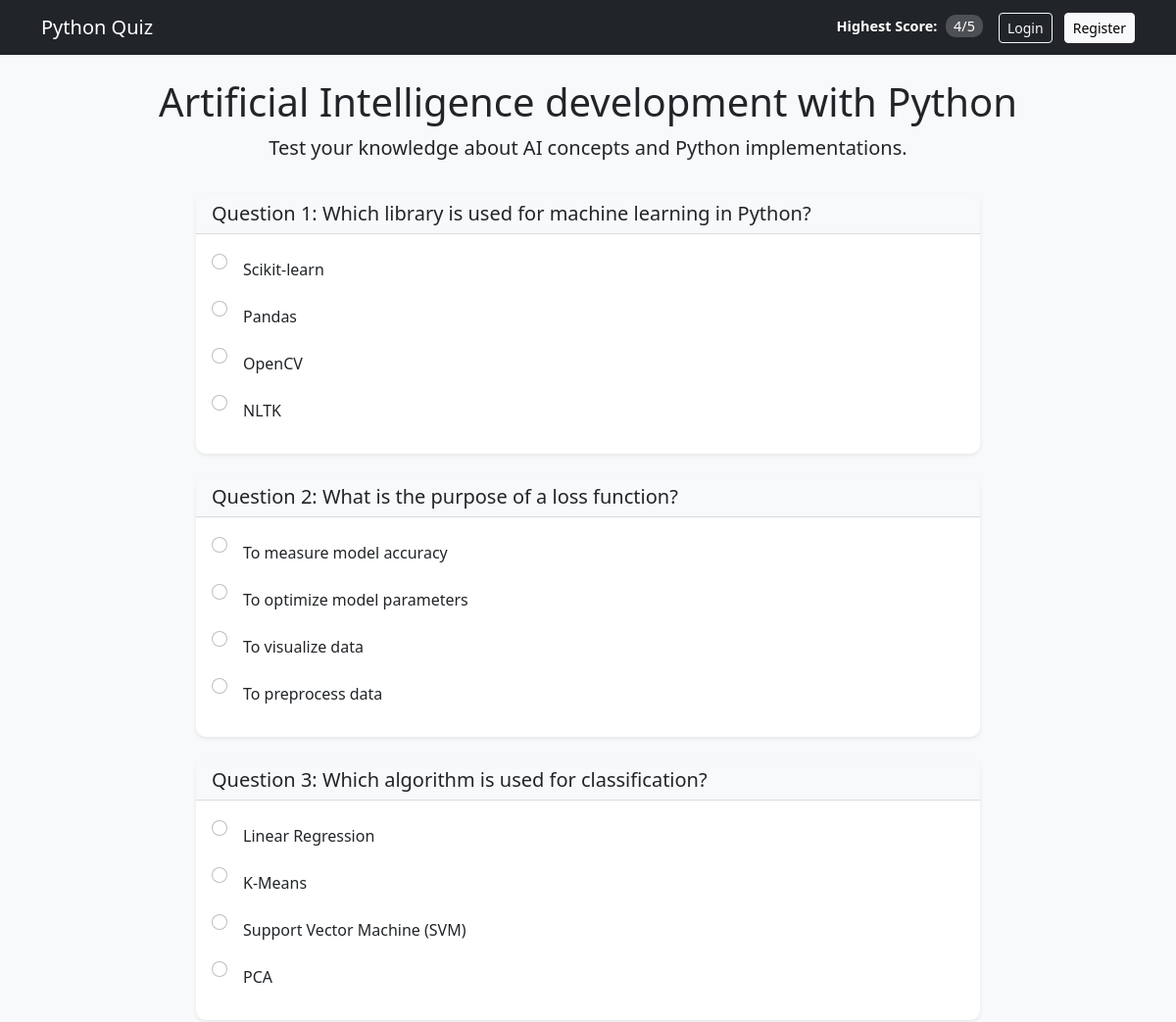
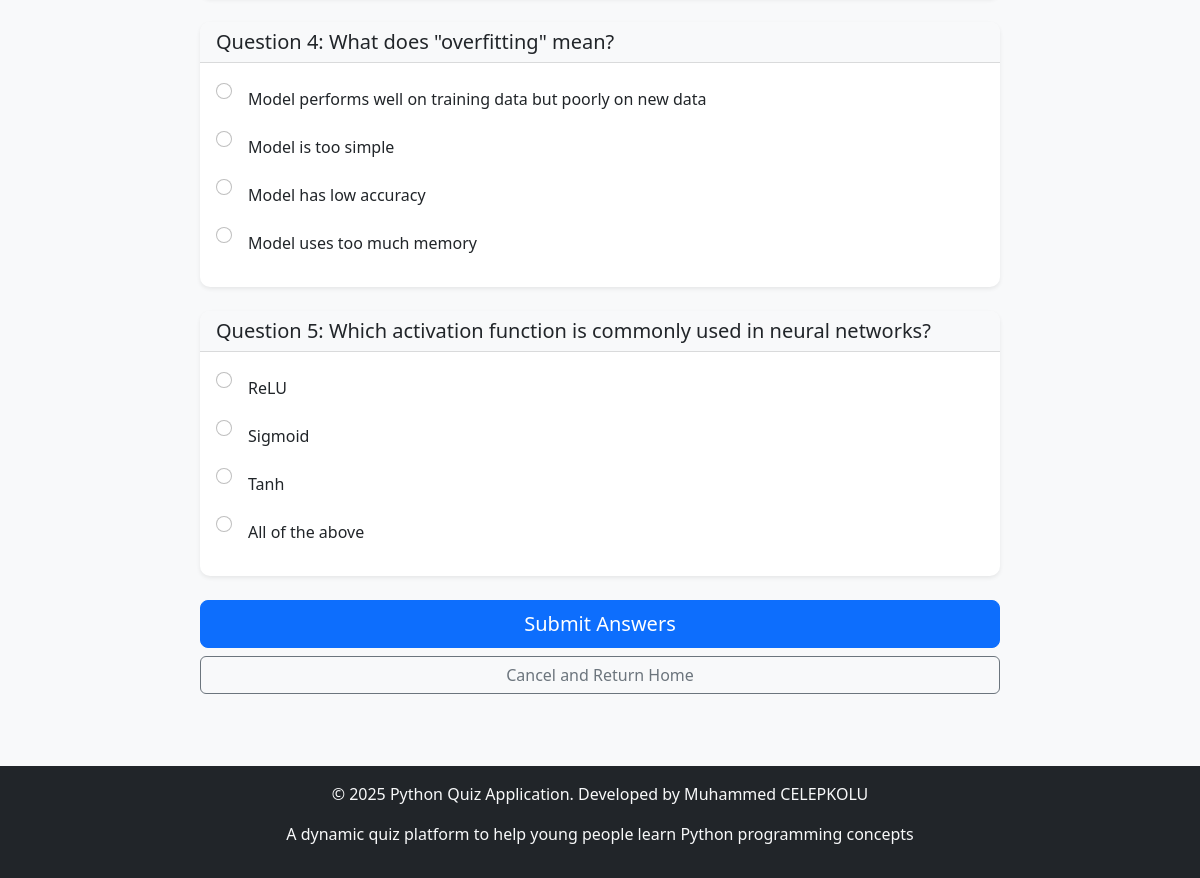
/quiz/3, run on the app's committed database (2 pictures, top to bottom).
### models.py (models this page shows, shortened)
class Score(db.Model):
    id = db.Column(db.Integer, primary_key=True)
    user_id = db.Column(db.Integer, db.ForeignKey('user.id'), nullable=False)
    quiz_id = db.Column(db.Integer, db.ForeignKey('quiz.id'), nullable=False)
    score = db.Column(db.Integer, nullable=False)
    total_questions = db.Column(db.Integer, nullable=False)
    created_at = db.Column(db.DateTime(timezone=True), server_default=func.now())

class Quiz(db.Model):
    id = db.Column(db.Integer, primary_key=True)
    title = db.Column(db.String(200), nullable=False)
    description = db.Column(db.Text)
    created_at = db.Column(db.DateTime(timezone=True), server_default=func.now())
    questions = db.relationship('Question', backref='quiz', lazy=True)
    scores = db.relationship('Score', backref='quiz', lazy=True)

class Question(db.Model):
    id = db.Column(db.Integer, primary_key=True)
    quiz_id = db.Column(db.Integer, db.ForeignKey('quiz.id'), nullable=False)
    text = db.Column(db.Text, nullable=False)
    created_at = db.Column(db.DateTime(timezone=True), server_default=func.now())
    options = db.relationship('Option', backref='question', lazy=True)

class Option(db.Model):
    id = db.Column(db.Integer, primary_key=True)
    question_id = db.Column(db.Integer, db.ForeignKey('question.id'), nullable=False)
    text = db.Column(db.Text, nullable=False)
    is_correct = db.Column(db.Boolean, default=False)

### app.py (the view)
@app.route('/quiz/<int:quiz_id>')
def quiz(quiz_id):
    quiz = Quiz.query.get_or_404(quiz_id)
    questions = Question.query.filter_by(quiz_id=quiz_id).all()
    highest_score = Score.query.order_by(Score.score.desc()).first()
    user_highest_score = None
    if current_user.is_authenticated:
        user_highest_score = Score.query.filter_by(user_id=current_user.id, quiz_id=quiz_id).order_by(
            Score.score.desc()).first()
    return render_template('quiz.html',
                           quiz=quiz,
                           questions=questions,
                           highest_score=highest_score,
                           user_highest_score=user_highest_score)

### templates/quiz.html (shortened to what this page needs)
{% extends "base.html" %}
{% block content %}
<div class="quiz-header">
    <h1>{{ quiz.title }}</h1>
    <p class="lead">{{ quiz.description }}</p>
</div>
<form method="POST" action="{{ url_for('submit', quiz_id=quiz.id) }}" class="quiz-form">
    {% for question in questions %}
    <div class="card question-card mb-4">
        <div class="card-header">
            <h5 class="mb-0">Question {{ loop.index }}: {{ question.text }}</h5>
        </div>
        <div class="card-body">
            <div class="options">
                {% for option in question.options %}
                <div class="form-check mb-2">
                    <input class="form-check-input" type="radio" name="question_{{ question.id }}"
                           id="option_{{ option.id }}" value="{{ option.id }}" required>
                    <label class="form-check-label" for="option_{{ option.id }}">
                        {{ option.text }}
                    </label>
                </div>
                {% endfor %}
            </div>
        </div>
    </div>
    {% endfor %}
    <div class="d-grid gap-2">
        <button type="submit" class="btn btn-primary btn-lg">Submit Answers</button>
        <a href="{{ url_for('index') }}" class="btn btn-outline-secondary">Cancel and Return Home</a>
    </div>
</form>
{% endblock %}

### templates/base.html (shortened to what this page needs)
<!DOCTYPE html>
<html lang="en">
<head>
    <link rel="stylesheet" href="https://cdn.jsdelivr.net/npm/bootstrap@5.2.3/dist/css/bootstrap.min.css">
    <link rel="stylesheet" href="{{ url_for('static', filename='css/styles.css') }}">
</head>
<body>
    <header class="navbar navbar-expand-lg navbar-dark bg-dark">
        <div class="container">
            <a class="navbar-brand" href="{{ url_for('index') }}">Python Quiz</a>
            <div class="scores-container ms-auto me-3">
                {% if highest_score %}
                <div class="score-item">
                    <span class="score-label">Highest Score:</span>
                    <span class="score-value">{{ highest_score.score }}/{{ highest_score.total_questions }}</span>
                </div>
                {% endif %}
            </div>
            <div class="auth-links">
                {% if current_user.is_authenticated %}
                <span class="text-light me-2">Hello, {{ current_user.name }}</span>
                <a href="{{ url_for('logout') }}" class="btn btn-sm btn-outline-light">Logout</a>
                {% else %}
                <a href="{{ url_for('login') }}" class="btn btn-sm btn-outline-light me-2">Login</a>
                <a href="{{ url_for('register') }}" class="btn btn-sm btn-light">Register</a>
                {% endif %}
            </div>
        </div>
    </header>
    <main class="container py-4">
        {% block content %}{% endblock %}
    </main>
    <footer class="bg-dark text-light py-3 mt-5">
        <div class="container text-center">
            <p>© 2025 Python Quiz Application. Developed by Muhammed CELEPKOLU</p>
            <p>A dynamic quiz platform to help young people learn Python programming concepts</p>
        </div>
    </footer>
</body>
</html>

### static/css/styles.css (style rules this page uses)
body { display: flex; flex-direction: column; min-height: 100vh; background-color: #f8f9fa; }
main { flex: 1; }
.scores-container { display: flex; flex-direction: column; text-align: right; color: #fff; font-size: 0.9rem; }
.score-item { margin-bottom: 2px; }
.score-label { font-weight: bold; margin-right: 5px; }
.score-value { background-color: rgba(255, 255, 255, 0.2); padding: 2px 8px; border-radius: 10px; }
.question-card { border: none; border-radius: 10px; box-shadow: 0 0.125rem 0.25rem rgba(0, 0, 0, 0.075); transition: transform 0.3s ease, box-shadow 0.3s ease; }
.question-card .card-header { background-color: #f8f9fa; border-bottom: 1px solid rgba(0, 0, 0, 0.125); border-radius: 10px 10px 0 0; }
.options label { cursor: pointer; padding: 0.5rem; border-radius: 0.25rem; transition: background-color 0.2s; display: block; width: 100%; }
.quiz-header { text-align: center; margin-bottom: 2rem; }
.quiz-form { max-width: 800px; margin: 0 auto; }
footer { margin-top: auto; }

### data on the page
Score: score "4", total_questions "5"
Quiz: title "Artificial Intelligence development with Python", description "Test your knowledge about AI concepts and Python implementations."
Question: text "Which library is used for machine learning in Python?"
Option: text "Scikit-learn"
Option: text "Pandas"
Option: text "OpenCV"
Option: text "NLTK"
Question: text "What is the purpose of a loss function?"
Option: text "To measure model accuracy"
Option: text "To optimize model parameters"
Option: text "To visualize data"
Option: text "To preprocess data"
Question: text "Which algorithm is used for classification?"
Option: text "Linear Regression"
Option: text "K-Means"
Option: text "Support Vector Machine (SVM)"
Option: text "PCA"
Question: text "What does \"overfitting\" mean?"
Option: text "Model performs well on training data but poorly on new data"
Option: text "Model is too simple"
Option: text "Model has low accuracy"
Option: text "Model uses too much memory"
Question: text "Which activation function is commonly used in neural networks?"
Option: text "ReLU"
Option: text "Sigmoid"
Option: text "Tanh"
Option: text "All of the above"
